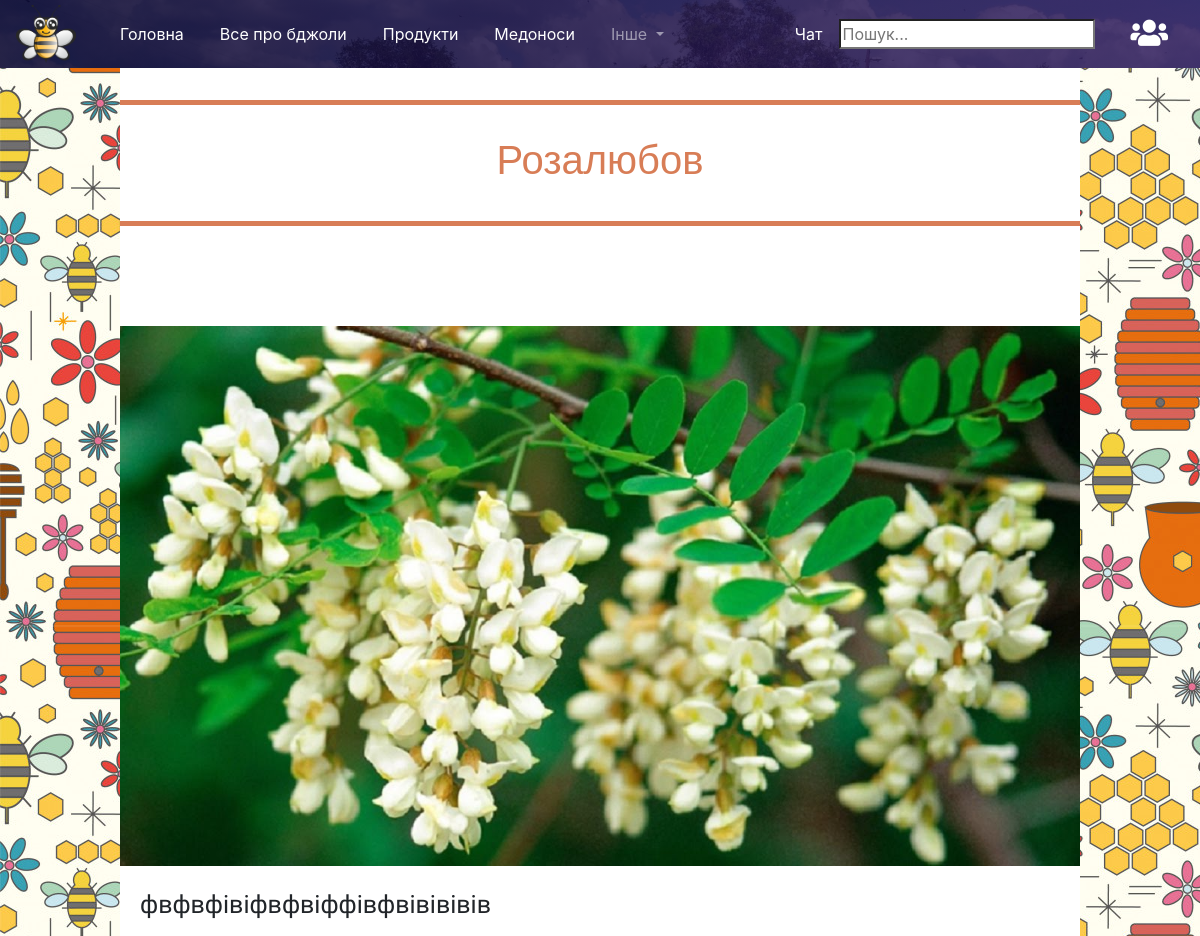
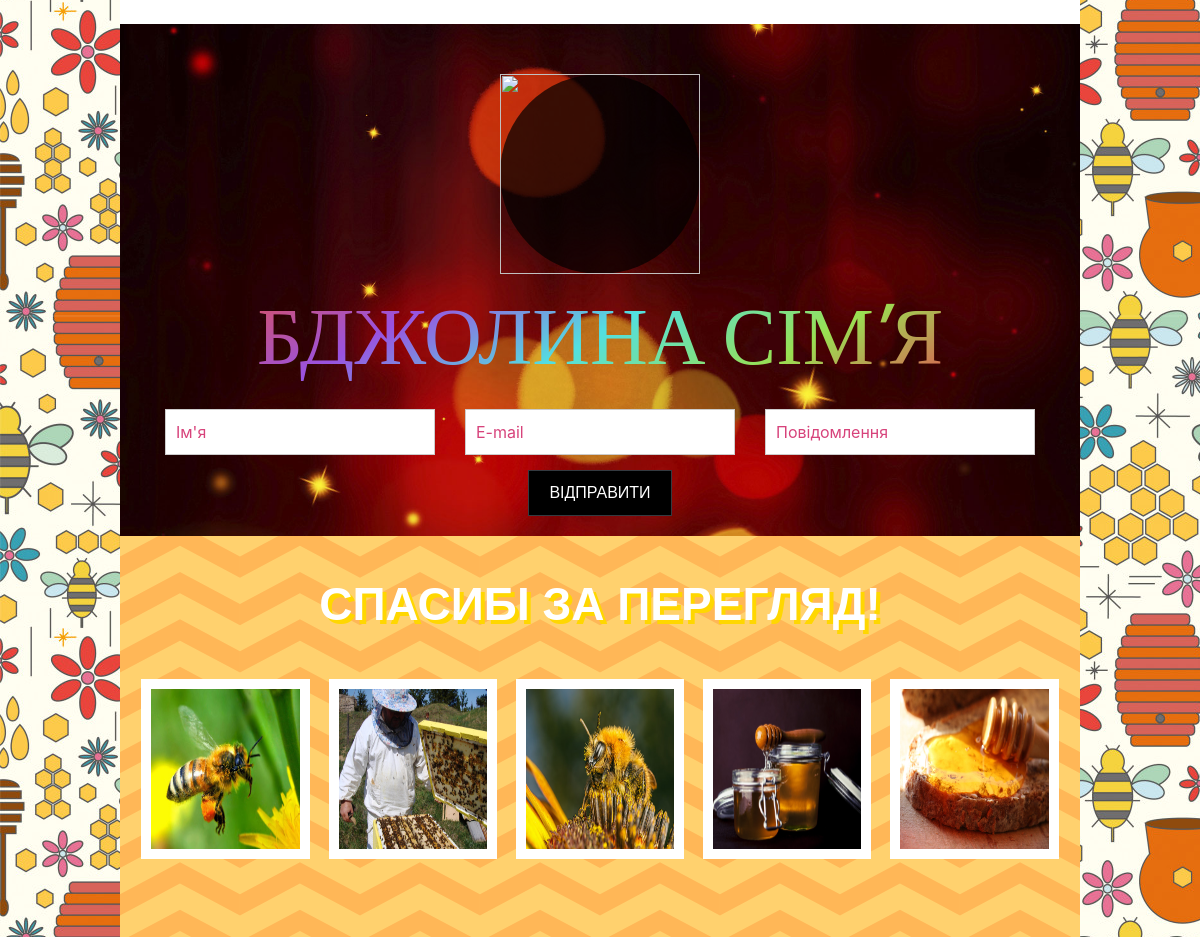
/article.php?id=7, run on the app's committed database (2 pictures, top to bottom).
### tables this page shows
CREATE TABLE `products1` (
  `id` int(10) UNSIGNED NOT NULL,
  `title` varchar(30) NOT NULL,
  `desc1` text,
  `foto` blob NOT NULL,
  `num` int(11) NOT NULL
);

### article.php (the view, shortened to what this page needs)
<?php
	require 'header.php';
	$id = $_GET['id'];
	$mysqli = connectDB();
    $result_set = $mysqli->query("SELECT * FROM `products1` WHERE `id` = '$id'");
?>
<?php
while ($user = mysqli_fetch_array($result_set)) {
?>
<head>
</head>
<body>
<div class="title1" align="center">
	<h1><?=$user['title']?></h1>
</div>
<div align="center"><img src="img/<?=$user['foto']?>"></div>
<div class="bee-text" style="padding: 20px;">
<p><?=$user['desc1']?></p>
</div>
<?php } ?>
</body>
<?php
	require 'footer.php';
?>

### style/style.css (style rules this page uses)
* { box-sizing: border-box; }
body { width: 100%; }

### style/style-second.php (style rules this page uses)
html { background:url('img/fone.jpg'); display: flex; justify-content: center; }
body { width: 80%!important; }
.title1 { width: 100%; padding: 30px 100px 30px 100px; margin:100px auto; border-top: 5px solid #d87d56; border-bottom: 5px solid #d87d56; font-family:'Lobster',sans-serif; color:#d87d56; animation:blusk 3s infinite; }
.bee-text { font-family: 'Open sans condensed',sans-serif; font-size: 25px; text-align: center; }
.bee-text p { text-align: left; }

### article.php (style rules this page uses)
img { max-width: 100%!important; height: auto; }

### data on the page
products1: title "Розалюбов", foto (picture), desc1 "фвфвфівіфвфвіффівфвівівівів"
